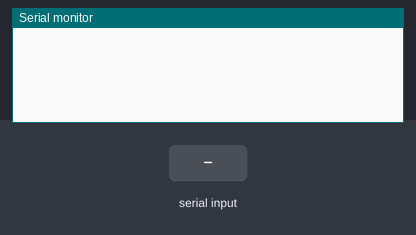
Bench run of a sketch on a simulated Arduino Uno, built with avr-gcc and run on an emulated ATmega328P. On the bench: the last lines printed to the serial monitor. The test bench sets the inputs (shaded band). No radio packets arrive unless stated.

Above: at 1.2 s.
1.3 s: "F" received over Serial
At 2.5 s:
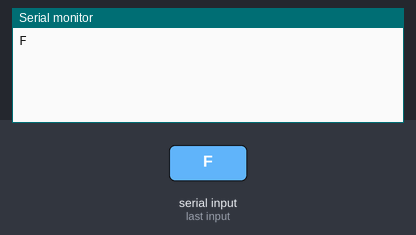
2.8 s: "R" received over Serial
At 3.7 s:
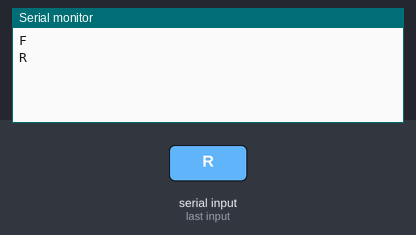
4.3 s: "L" received over Serial
At 4.8 s:
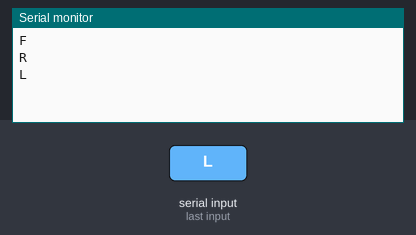
5.8 s: "G" received over Serial
At 7.0 s:
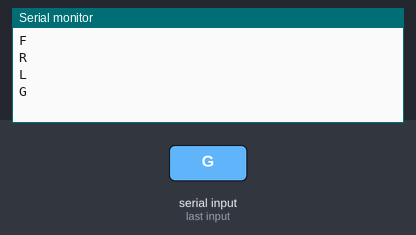
7.3 s: "S" received over Serial
At 8.3 s:
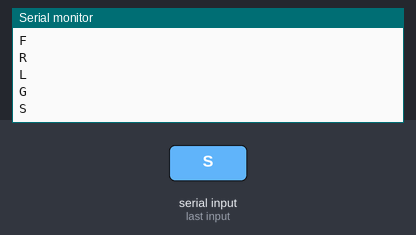

The sketch:

Transmitter.ino
```cpp
#include <VirtualWire.h>

char *data;
char input;

void setup()
{
  pinMode(5, OUTPUT);  // Pin 5 for controlling motor direction
  pinMode(6, OUTPUT);  // Pin 6 for controlling motor direction
  pinMode(10, OUTPUT); // Pin 10 for controlling motor direction
  pinMode(11, OUTPUT); // Pin 11 for controlling motor direction

  Serial.begin(9600);  // Initialize serial communication with a baud rate of 9600
  vw_set_tx_pin(3);    // Set pin 3 as the transmit pin for VirtualWire library
  vw_setup(2000);      // Set the transmission speed to 2000 bits per second

  pinMode(5, LOW);     // Set initial state of pin 5 to LOW (motor direction control)
  pinMode(6, LOW);     // Set initial state of pin 6 to LOW (motor direction control)
  pinMode(10, LOW);    // Set initial state of pin 10 to LOW (motor direction control)
  pinMode(11, LOW);    // Set initial state of pin 11 to LOW (motor direction control)
}

void loop()
{
  while (Serial.available())
  {
    input = Serial.read();  // Read the incoming serial data
    Serial.println(input);  // Print the received input to the serial monitor

    if (input == 'F')  // If input is 'F' (forward command received)
    {
      data = "f";  // Set the data to be transmitted as "f"
      vw_send((uint8_t *)data, strlen(data));  // Send the data wirelessly
      vw_wait_tx();  // Wait for the transmission to complete
      left();  // Call the left() function to control motor direction
    }
    else if (input == 'R')  // If input is 'R' (right command received)
    {
      data = "r";  // Set the data to be transmitted as "r"
      vw_send((uint8_t *)data, strlen(data));  // Send the data wirelessly
      vw_wait_tx();  // Wait for the transmission to complete
      forward();  // Call the forward() function to control motor direction
    }
    else if (input == 'L')  // If input is 'L' (left command received)
    {
      data = "l";  // Set the data to be transmitted as "l"
      vw_send((uint8_t *)data, strlen(data));  // Send the data wirelessly
      vw_wait_tx();  // Wait for the transmission to complete
      backward();  // Call the backward() function to control motor direction
    }
    else if (input == 'G')  // If input is 'G' (go command received)
    {
      data = "g";  // Set the data to be transmitted as "g"
      vw_send((uint8_t *)data, strlen(data));  // Send the data wirelessly
      vw_wait_tx();  // Wait for the transmission to complete
      right();  // Call the right() function to control motor direction
    }
    else if (input == 'S')  // If input is 'S' (stop command received)
    {
      data = "s";  // Set the data to be transmitted as "s"
      vw_send((uint8_t *)data, strlen(data));  // Send the data wirelessly
      vw_wait_tx();  // Wait for the transmission to complete
      stop();  // Call the stop() function to stop all motors
    }
  }
}

void forward()
{
  digitalWrite(5, LOW);
  digitalWrite(6, HIGH);
  digitalWrite(10, LOW);
  digitalWrite(11, HIGH);
}

void backward()
  {
  digitalWrite(5, HIGH);
  digitalWrite(6, LOW);
  digitalWrite(10, HIGH);
  digitalWrite(11, LOW);
}

void stop()
{
  digitalWrite(5, LOW);
  digitalWrite(6, LOW);
  digitalWrite(10, LOW);
  digitalWrite(11, LOW);
}


void right()
{
  digitalWrite(5, LOW);
  digitalWrite(6, HIGH);
  digitalWrite(10, HIGH);
  digitalWrite(11, LOW);
}

void left()
{
  digitalWrite(6, LOW);
  digitalWrite(5, HIGH);
  digitalWrite(10, LOW);
  digitalWrite(11, HIGH);
}
```

Measured:
- after the input at 1.3 s, the serial monitor: prints a new line at once (image 1)
- after the input at 2.8 s, the serial monitor: prints a new line at once (image 2)
- after the input at 4.3 s, the serial monitor: prints a new line at once (image 3)
- after the input at 5.8 s, the serial monitor: prints a new line at once (image 4)
- after the input at 7.3 s, the serial monitor: prints a new line at once (image 5)
